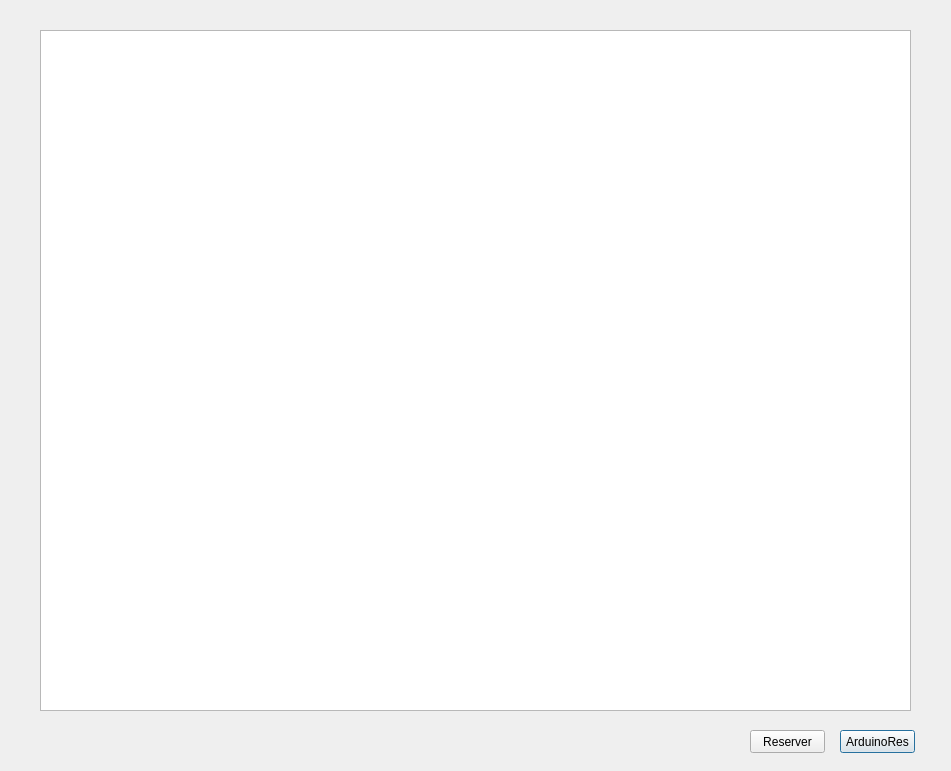
<?xml version="1.0" encoding="UTF-8"?>
<ui version="4.0">
 <class>place2</class>
 <widget class="QDialog" name="place2">
  <property name="geometry">
   <rect>
    <x>0</x>
    <y>0</y>
    <width>951</width>
    <height>771</height>
   </rect>
  </property>
  <property name="windowTitle">
   <string>Dialog</string>
  </property>
  <widget class="QTableView" name="tableView">
   <property name="geometry">
    <rect>
     <x>40</x>
     <y>30</y>
     <width>871</width>
     <height>681</height>
    </rect>
   </property>
  </widget>
  <widget class="QPushButton" name="reserverplace">
   <property name="geometry">
    <rect>
     <x>840</x>
     <y>730</y>
     <width>75</width>
     <height>23</height>
    </rect>
   </property>
   <property name="text">
    <string>ArduinoRes</string>
   </property>
  </widget>
  <widget class="QPushButton" name="pushButton_2">
   <property name="geometry">
    <rect>
     <x>750</x>
     <y>730</y>
     <width>75</width>
     <height>23</height>
    </rect>
   </property>
   <property name="text">
    <string>Reserver</string>
   </property>
  </widget>
 </widget>
 <resources/>
 <connections/>
</ui>
